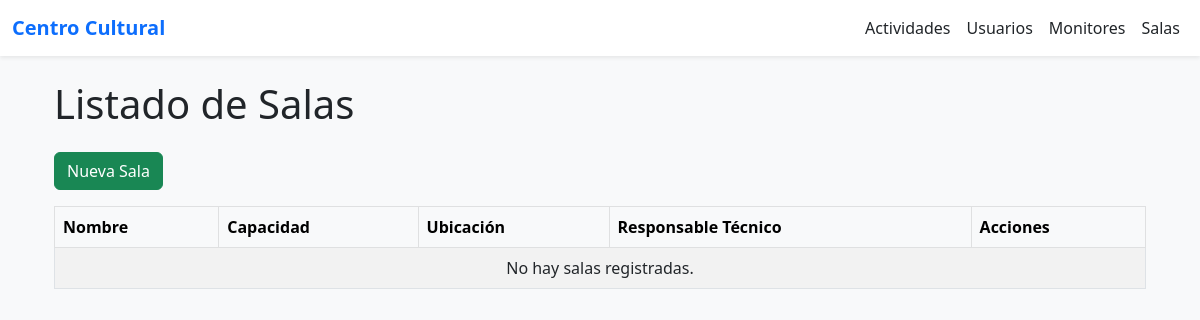
Before: /salas/ with the older database file.
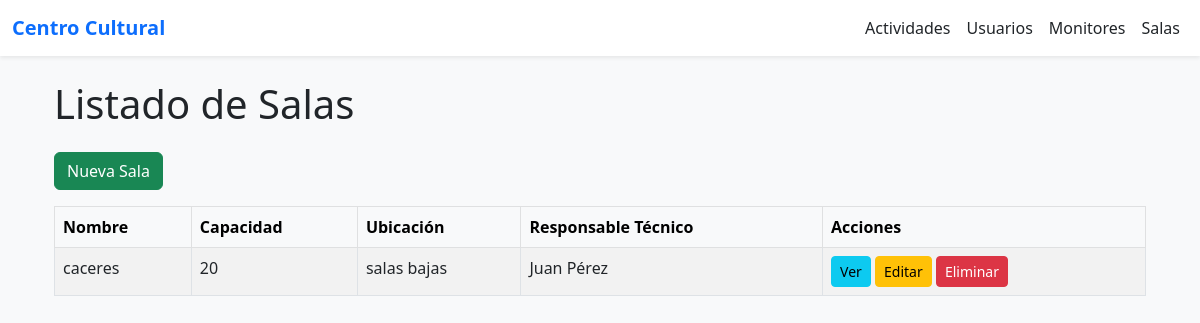
After: the same page with the newer database file.
### app_bbdd/models.py (models this page shows, shortened)
class Sala(models.Model):
    nombre = models.CharField(max_length=100, unique=True)
    capacidad = models.PositiveIntegerField()
    ubicacion = models.CharField(max_length=100)
    responsable = models.OneToOneField(ResponsableSala, on_delete=models.CASCADE)

class ResponsableSala(models.Model):
    nombre = models.CharField(max_length=100)
    def __str__(self):
        return self.nombre

### app_bbdd/views.py (the view)
# urls.py: path('', views.lista_salas, name='lista_salas'),
def lista_salas(request):
    salas = Sala.objects.all()
    return render(request, 'salas/lista.html', {'salas': salas})

### app_bbdd/templates/salas/lista.html (shortened to what this page needs)
{% extends 'base.html' %}
{% block content %}
<div class="container mt-4">
    <h1 class="mb-4">Listado de Salas</h1>
    <div class="mb-3">
        <a href="{% url 'crear_sala' %}" class="btn btn-success">Nueva Sala</a>
    </div>
    <table class="table table-striped table-bordered">
        <thead class="table-light">
            <tr>
                <th>Nombre</th>
                <th>Capacidad</th>
                <th>Ubicación</th>
                <th>Responsable Técnico</th>
                <th>Acciones</th>
            </tr>
        </thead>
        <tbody>
            {% for sala in salas %}
                <tr>
                    <td>{{ sala.nombre }}</td>
                    <td>{{ sala.capacidad }}</td>
                    <td>{{ sala.ubicacion }}</td>
                    <td>{{ sala.responsable}}</td>
                    <td>
                        <a href="{% url 'detalle_sala' sala.id %}" class="btn btn-sm btn-info">Ver</a>
                        <a href="{% url 'editar_sala' sala.id %}" class="btn btn-sm btn-warning">Editar</a>
                        <a href="{% url 'eliminar_sala' sala.id %}" class="btn btn-sm btn-danger">Eliminar</a>
                    </td>
                </tr>
            {% empty %}
                <tr>
                    <td colspan="5" class="text-center">No hay salas registradas.</td>
                </tr>
            {% endfor %}
        </tbody>
    </table>
</div>
{% endblock %}

Changed rows visible on the page:
added Sala: nombre "caceres", capacidad "20", ubicacion "salas bajas", responsable "Juan Pérez"
Other visible differences:
text no longer shown: "No hay salas registradas."
